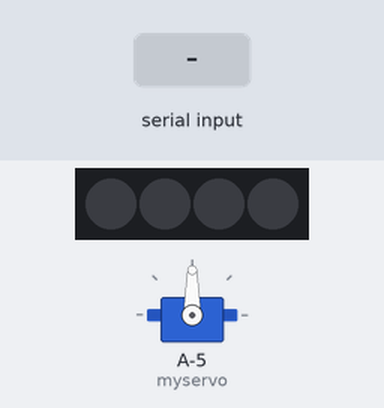
This sketch was run on a simulated ATtiny85, built with avr-gcc and run on an emulated ATtiny85. On the bench: 4 RGB LEDs in strip order, left to right, servo. The inputs (shaded band) are chosen by the test bench.

Above: at 1.2 s.
1.3 s: "a" received over Serial
At 2.5 s:
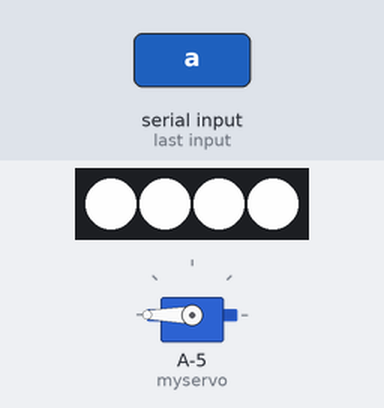
At 3.6 s:
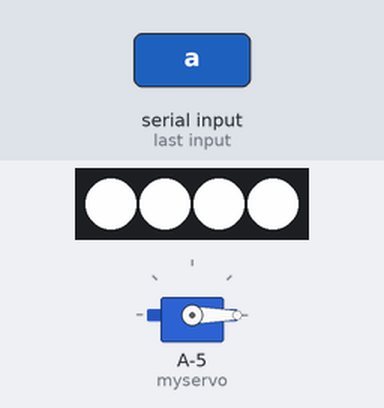
Timing chart, 0 to 12.8 s (numbered marks = the images above; inputs shaded):
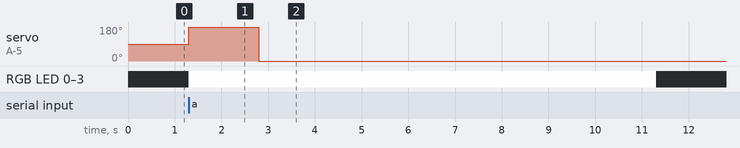

The sketch:

picture_machine.ino
```cpp
#include <Adafruit_NeoPixel.h>
#ifdef __AVR__
#include <avr/power.h> // Required for 16 MHz Adafruit Trinket
#endif
#include <Servo.h>

#define PIN        5
#define NUMPIXELS  4
#define BRIGHTNESS 250
#define DELAYVAL   500

Adafruit_NeoPixel pixels(NUMPIXELS, PIN, NEO_GRB + NEO_KHZ800);
Servo myservo;
char command;
long last_time = 2000;
bool on = false;
void setup() {
  Serial.begin(9600);

#if defined(__AVR_ATtiny85__) && (F_CPU == 16000000)
  clock_prescale_set(clock_div_1);
#endif

  pixels.begin();


  pixels.clear();
  pixels.show();
  myservo.attach(9);
  last_time = millis();
}

void loop() {
  if (Serial.available() > 0) {
    command = Serial.read();
  }

  if(millis()-last_time > 10000 && on){
    pixels.clear();
    pixels.show();
    on = false;
  }

  if(command == 'a'){
    last_time = millis();
    command = 'c';

      for (int i = 0; i < NUMPIXELS; i++) {
       pixels.setPixelColor(i, pixels.Color(BRIGHTNESS, BRIGHTNESS, BRIGHTNESS));
      }
      on = true;
    pixels.show();
    Serial.flush();
    int pos;
    myservo.write(180);
    delay(1500);
    myservo.write(0);

  }
}
```

Measured:
- after the input at 1.3 s, servo on A-5 (myservo): 90° → 180° at once, → 0° 1.5 s later; RGB LED 0–3: off → RGB(250, 250, 250) at once, → off 10.0 s later
